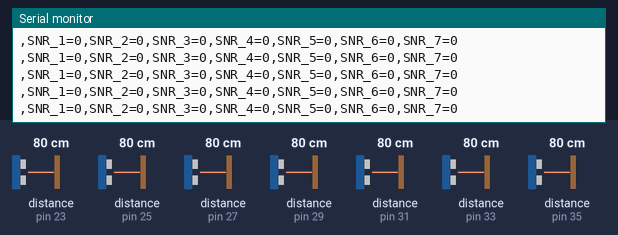
Bench run of a sketch on a simulated Arduino Uno, built with avr-gcc and run on an emulated ATmega328P. Parts: the last lines printed to the serial monitor. The test bench sets the inputs (shaded band); at power-on: distance to the obstacle (sensors on pin 23, pin 25, pin 27, pin 29, pin 31, pin 33, pin 35) 80 cm.

Above: at 1.2 s.
1.3 s: distance to the obstacle (sensor on pin 23) set to 2 cm
At 1.36 s:
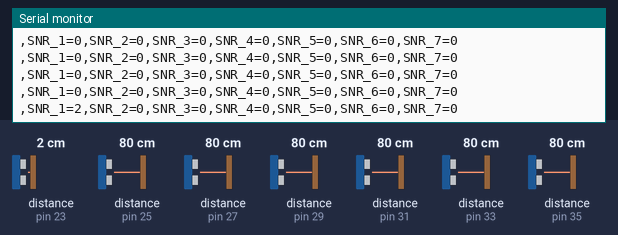
2.8 s: distance to the obstacle (sensor on pin 25) set to 2 cm
At 2.82 s:
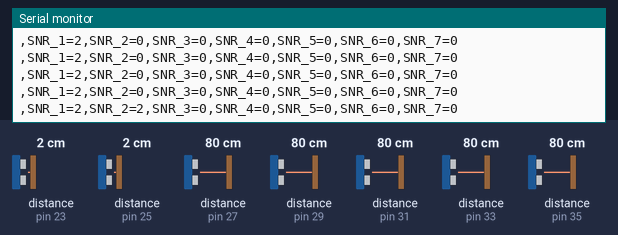
4.3 s: distance to the obstacle (sensor on pin 27) set to 2 cm
At 4.38 s:
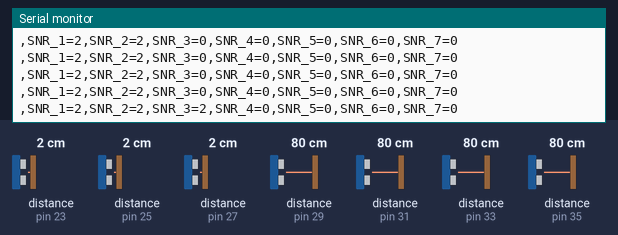
5.8 s: distance to the obstacle (sensor on pin 23) set to 4 cm
At 5.81 s:
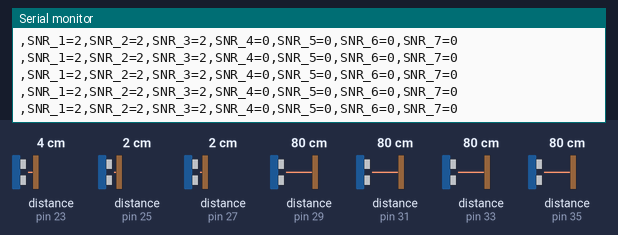
8.8 s: distance to the obstacle (sensor on pin 29) set to 2 cm
At 8.8 s:
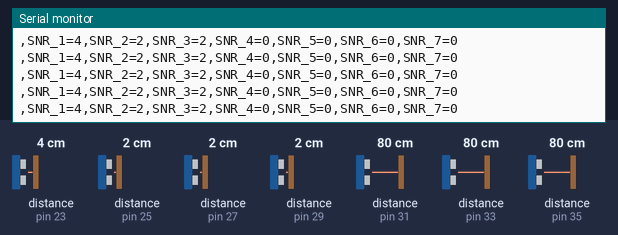
10.3 s: distance to the obstacle (sensor on pin 25) set to 9 cm
At 10.33 s:
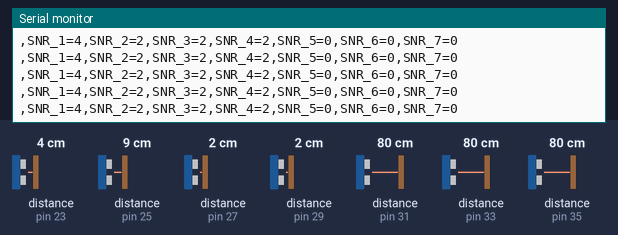
Timing chart, 0 to 13.3 s (numbered marks = the images above; inputs shaded):
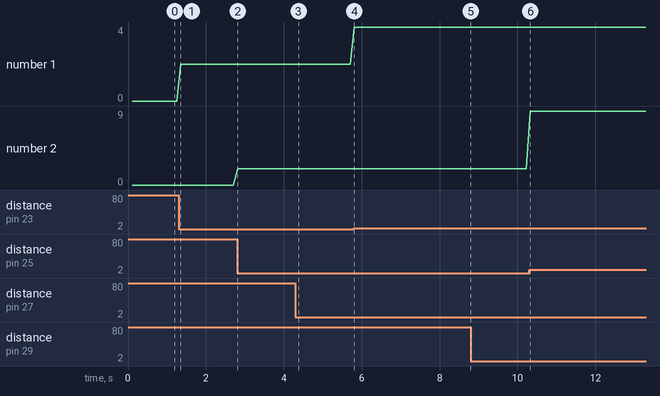

The sketch:

Arduino_Sonar.ino
```cpp
#include <NewPing.h>


#define MAX_DISTANCE 20
#define SONAR_NUM 7

NewPing sonar[SONAR_NUM] = {
  NewPing(22, 23, MAX_DISTANCE),
  NewPing(24, 25, MAX_DISTANCE),
  NewPing(26, 27, MAX_DISTANCE),
  NewPing(28, 29, MAX_DISTANCE),
  NewPing(30, 31, MAX_DISTANCE),
  NewPing(32, 33, MAX_DISTANCE),
  NewPing(34, 35, MAX_DISTANCE)
};


void setup() {
 Serial.begin(115200);
 Serial.println("Setup done");
}

void loop() {
  delay(100);
  //sonar count starts at far left when facing front
  //d1 is left side
  int d1 = sonar[0].ping_cm();
  int d2 = sonar[1].ping_cm();
  int d3 = sonar[2].ping_cm();
  //d4 is center
  int d4 = sonar[3].ping_cm();
  int d5 = sonar[4].ping_cm();
  int d6 = sonar[5].ping_cm();
  //d7 is right side
  int d7 = sonar[6].ping_cm();
  String output = "";
  output += ",SNR_1=";
  //Left most sonar (robot's front)
  output += d1;
  output += ",SNR_2=";
  output += d2;
  output += ",SNR_3=";
  output += d3;
  output += ",SNR_4=";
  //Center Sonar
  output += d4;
  output += ",SNR_5=";
  output += d5;
  output += ",SNR_6=";
  output += d6;
  output += ",SNR_7=";
  //Rightmost sonar (robot's front)
  output += d7;
  Serial.println(output);
}
```

Measured:
- after the input at 1.3 s, the serial monitor: prints a new line after 0.06 s (image 1)
- after the input at 2.8 s, the serial monitor: prints a new line at once (image 2)
- after the input at 4.3 s, the serial monitor: prints a new line after 0.08 s (image 3)
- plotted number 2: 2 → 9 after the input at 10.3 s
